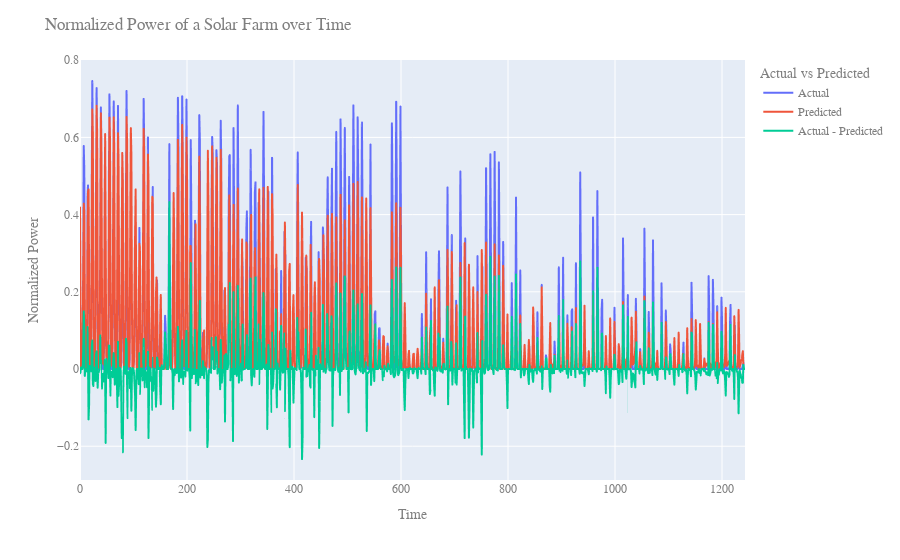

The notebook cell this image was saved under:
### Markdown cell above
- **Mean Squared Error (MSE) - 0.0037:** The MSE measures the average squared difference between the actual and predicted target values. A lower value indicates better performance, with 0 being a perfect prediction. In this case, the MSE of 0.0038 suggests that the model has relatively small errors in its predictions, indicating a reasonably good fit.

- **Root Mean Squared Error (RMSE) - 0.0611:** The RMSE represents the square root of the MSE and is expressed in the same units as the target variable. It provides an estimate of the average deviation of the model's predictions from the actual values. An RMSE of 0.0615 implies that, on average, the model's predictions deviate from the actual target values by approximately 6.15% (assuming the target variable is expressed as a ratio or percentage). This value indicates a moderately accurate prediction performance.

- **R-squared - 0.8628:** R-squared is a measure of how well the model's predictions fit the actual data, ranging from 0 to 1. A higher value is better, with 1 indicating that the model perfectly predicts the target variable. An R-squared of 0.8628 means that approximately 86.28% of the variance in the target variable can be explained by the model. This relatively high R-squared value suggests that the model has a good fit to the data.

**Note:** The predictions were clipped below 0 as values below 0 dont make a lot of sense.

### Code cell
# Lets compare the results of the Linear Regression model to the acctual values
# Get the predictions for the test data
y_pred = model.predict(X_test)

# Clip the predicted values to a minimum of 0
y_pred_clipped = np.clip(y_pred, a_min=0, a_max=None)

# Create a dataframe with the actual and predicted values
df_pred = pd.DataFrame({'Actual': y_test.values.flatten(), 'Predicted': y_pred_clipped.flatten(), "Actual - Predicted": y_test.values.flatten() - y_pred_clipped.flatten()})

# Plot the actual and predicted values
fig = px.line(df_pred, x=df_pred.index, y=['Actual', 'Predicted', 'Actual - Predicted'])
fig.update_layout(
    xaxis_title="Time",
    yaxis_title="Normalized Power",
    legend_title="Actual vs Predicted",
    title="Normalized Power of a Solar Farm over Time",
    font=dict(
        family="Montserrat, monospace",
        size=12,
        color="#7f7f7f"
    )
)
fig.show()

### Figure 1 — Plotly figure (JSON) as saved in the notebook; plotly's stock layout.template omitted (floating-point values rounded to 4 significant figures; data arrays with more than 128 entries replaced by an {"elided": "..."} marker saying what was removed)
{"data": [{"hovertemplate": "variable=Actual<br>index=%{x}<br>value=%{y}<extra></extra>", "legendgroup": "Actual", "line": {"color": "#636efa", "dash": "solid"}, "marker": {"symbol": "circle"}, "mode": "lines", "name": "Actual", "showlegend": true, "type": "scattergl", "x": {"elided": "1244 int values"}, "xaxis": "x", "y": {"elided": "1244 float values"}, "yaxis": "y"}, {"hovertemplate": "variable=Predicted<br>index=%{x}<br>value=%{y}<extra></extra>", "legendgroup": "Predicted", "line": {"color": "#EF553B", "dash": "solid"}, "marker": {"symbol": "circle"}, "mode": "lines", "name": "Predicted", "showlegend": true, "type": "scattergl", "x": {"elided": "1244 int values"}, "xaxis": "x", "y": {"elided": "1244 float values"}, "yaxis": "y"}, {"hovertemplate": "variable=Actual - Predicted<br>index=%{x}<br>value=%{y}<extra></extra>", "legendgroup": "Actual - Predicted", "line": {"color": "#00cc96", "dash": "solid"}, "marker": {"symbol": "circle"}, "mode": "lines", "name": "Actual - Predicted", "showlegend": true, "type": "scattergl", "x": {"elided": "1244 int values"}, "xaxis": "x", "y": {"elided": "1244 float values"}, "yaxis": "y"}], "layout": {"font": {"color": "#7f7f7f", "family": "Montserrat, monospace", "size": 12}, "legend": {"title": {"text": "Actual vs Predicted"}, "tracegroupgap": 0}, "margin": {"t": 60}, "title": {"text": "Normalized Power of a Solar Farm over Time"}, "xaxis": {"anchor": "y", "domain": [0, 1], "title": {"text": "Time"}}, "yaxis": {"anchor": "x", "domain": [0, 1], "title": {"text": "Normalized Power"}}}}
